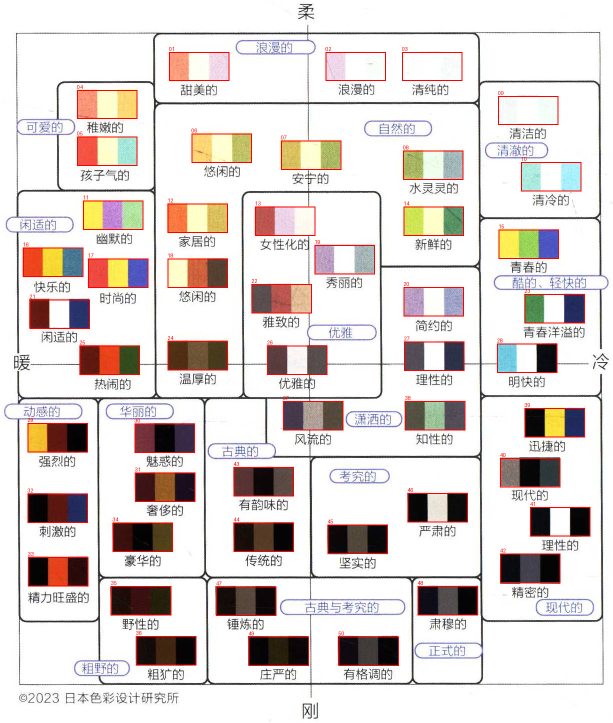
#> input picture prompts/color-knowledge/book-image-chart-palettes-v1.overlay.png, 1226 x 1446 px (shown at 1/2 size)
$ python style_budget.py ../../../prompts/color-knowledge/book-image-chart-palettes-v1.overlay.png   (older library calls are emulated)
#> lines starting #> are read from the running program, lines starting #| are printed output that depends on the picture; after the words box and inside, x2 and y2 are one past the last pixel; in counts of white or black regions, pixels touching at a corner belong together
# -*- coding: utf-8 -*-
"""线条预算 / 色彩预算分析：量化「平涂线稿」与「高细节厚涂」的差别。

对每张图统计：
  flat_ratio   局部梯度<0.02 的平坦像素占比（平涂色块比例，越高越"干净"）
  smooth_ratio 梯度 0.02~0.10（渐变/光斑过渡）
  edge_ratio   梯度 >0.20（硬边/线条）
  thin_frag / thin_mean_len  细线骨架碎片率 / 平均长度
  colors1k     色彩量化后使用的颜色数（16 灰阶级 × 3 通道）
  p50/p90/p99  梯度幅值分位
  comp_ratio   画面主体占比proxy：中心 50% 区域内的强边像素 / 全图强边像素
"""
import os
import sys
import cv2
import numpy as np


def analyze(path):
    img = cv2.imdecode(np.fromfile(path, np.uint8), cv2.IMREAD_COLOR)
    g = cv2.cvtColor(img, cv2.COLOR_BGR2GRAY).astype(np.float32)
    gx = cv2.Sobel(g, cv2.CV_32F, 1, 0, ksize=3)
    gy = cv2.Sobel(g, cv2.CV_32F, 0, 1, ksize=3)
    mag = np.sqrt(gx * gx + gy * gy)
    mag = mag / (mag.max() + 1e-9)
    total = mag.size
    p50, p90, p99 = np.percentile(mag, [50, 90, 99])

    thin = np.zeros(g.shape, np.uint8)
    strong = mag > 0.25
    ys, xs = np.nonzero(strong)
    ang = cv2.phase(gx, gy, angleInDegrees=True)
    for y, x in zip(ys, xs):
        a = ang[y, x] % 180
        if a < 22.5 or a >= 157.5:
            dy, dx = 0, 1
        elif 67.5 <= a < 112.5:
            dy, dx = 1, 0
        else:
            dy, dx = 1, 1
        v = mag[y, x]
        y1, y0 = min(y + dy, g.shape[0] - 1), max(y - dy, 0)
        x1, x0 = min(x + dx, g.shape[1] - 1), max(x - dx, 0)
        if v >= mag[y1, x1] and v >= mag[y0, x0]:
            thin[y, x] = 255
    num, _, stats, _ = cv2.connectedComponentsWithStats(thin, connectivity=8)
    sizes = stats[1:, cv2.CC_STAT_AREA] if num > 1 else np.array([1])

    q = (img // 16) * 16
    colors = len(np.unique(q.reshape(-1, 3), axis=0))
    h, w = g.shape
    inner = strong[h // 4:3 * h // 4, w // 4:3 * w // 4].sum()
    return dict(
        file=os.path.basename(path),
        kb=round(os.path.getsize(path) / 1024, 1),
        flat_ratio=float((mag < 0.02).mean()),
        smooth_ratio=float(((mag >= 0.02) & (mag <= 0.10)).mean()),
        edge_ratio=float((mag > 0.20).mean()),
        p50=p50, p90=p90, p99=p99,
        thin_frag=float((sizes < 5).sum() / max(sizes.size, 1)),
        thin_mean=float(sizes.mean()),
        colors=colors,
        center_edge_share=float(inner / max(strong.sum(), 1)),
    )


if __name__ == "__main__":
    paths = [p for p in sys.argv[1:] if not p.startswith("--")]
    out = None
    for t in sys.argv[1:]:
        if t.startswith("--out="):
            out = t.split("=", 1)[1]
    rows = [analyze(p) for p in paths]
#> in analyze, img is the input picture: shape (1446, 1226, 3); mean B, G, R 211, 213.6, 221.5
#> in analyze, `g = cv2.cvtColor(img, cv2.COLOR_BGR2GRAY).astype(np.float32)`:
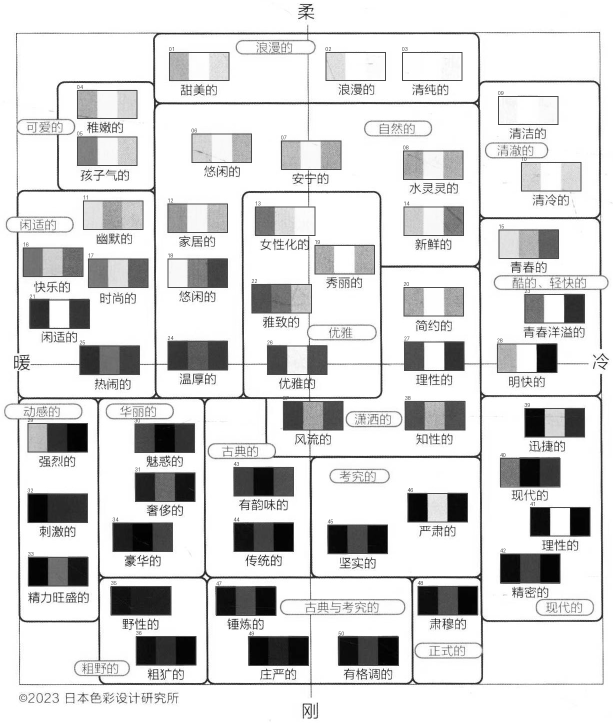
#> g: shape (1446, 1226) float32 (shown at 1/2 size); min 0, max 255, mean 215.6
#> in analyze, `gx = cv2.Sobel(g, cv2.CV_32F, 1, 0, ksize=3)`:
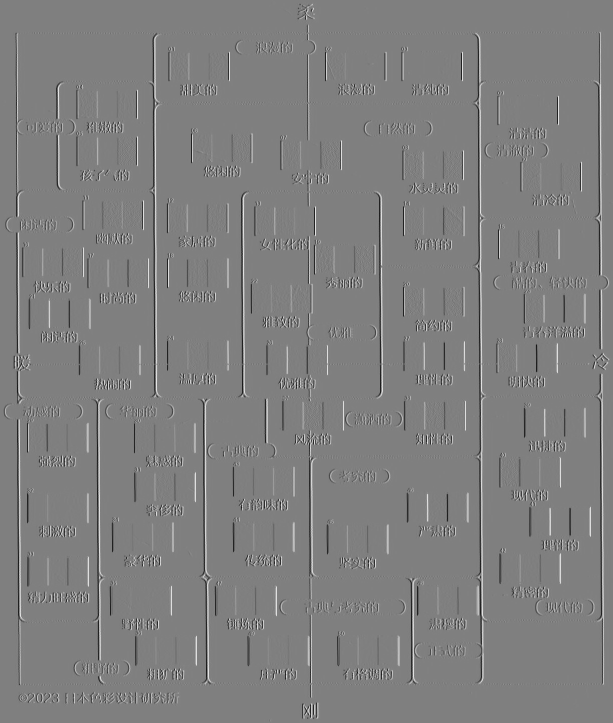
#> gx: shape (1446, 1226) float32 (shown at 1/2 size); min -956, max 952, mean 0; drawn with min black and max white
#> in analyze, `gy = cv2.Sobel(g, cv2.CV_32F, 0, 1, ksize=3)`:
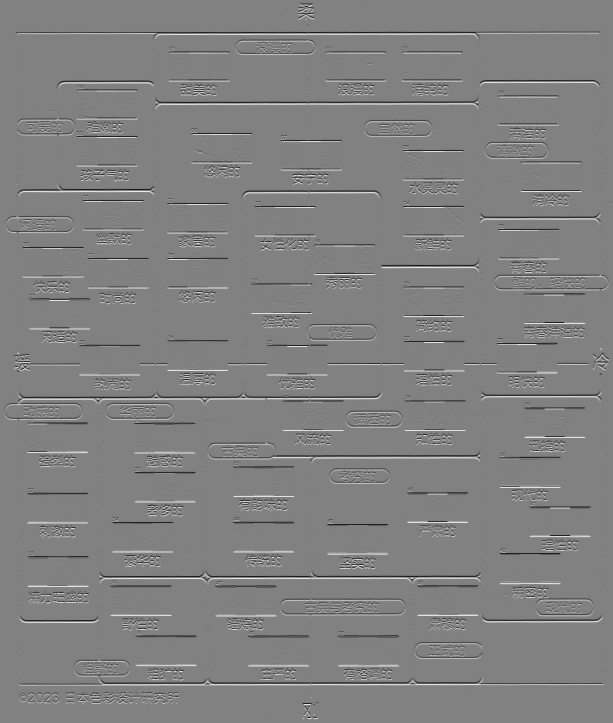
#> gy: shape (1446, 1226) float32 (shown at 1/2 size); min -931, max 908, mean 0; drawn with min black and max white
#> in analyze, `mag = np.sqrt(gx * gx + gy * gy)`:
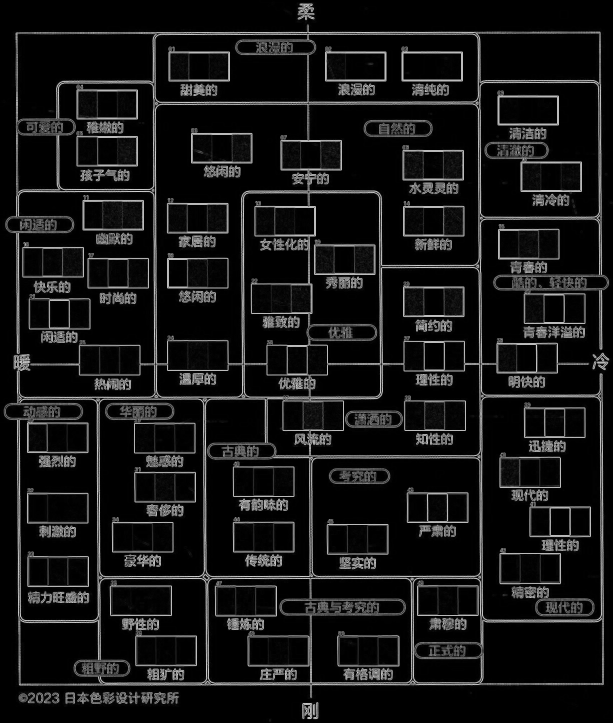
#> mag: shape (1446, 1226) float32 (shown at 1/2 size); min 0, max 956.9, mean 83.1; drawn with min black and max white
#> in analyze, `p50, p90, p99 = np.percentile(mag, [50, 90, 99])`: p50 = 0.00418; p90 = 0.399; p99 = 0.799
#> in analyze, `strong = mag > 0.25`:
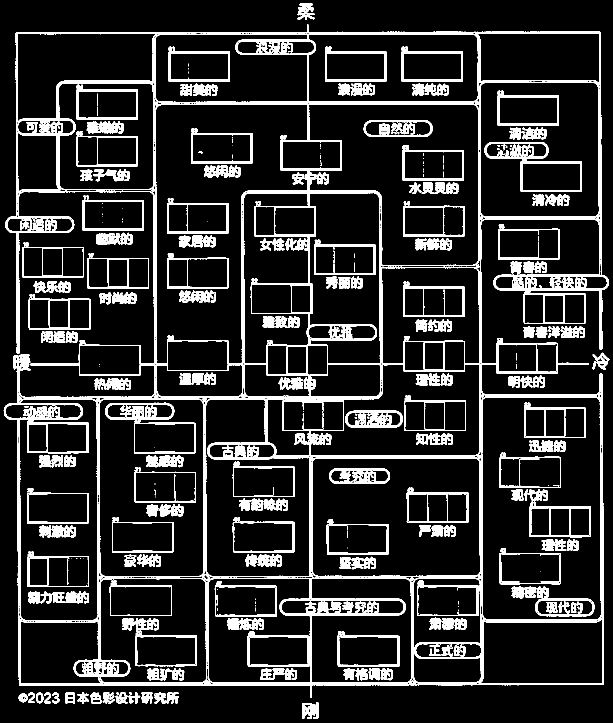
#> strong: shape (1446, 1226) bool (shown at 1/2 size); 13.1% white; 403 white regions (141 under 20 px), largest, box (x1, y1, x2, y2) and area: (7, 49, 1218, 1396) 107653, (969, 284, 1164, 384) 3146, (210, 805, 391, 907) 2710
#> in analyze, `ang = cv2.phase(gx, gy, angleInDegrees=True)`:
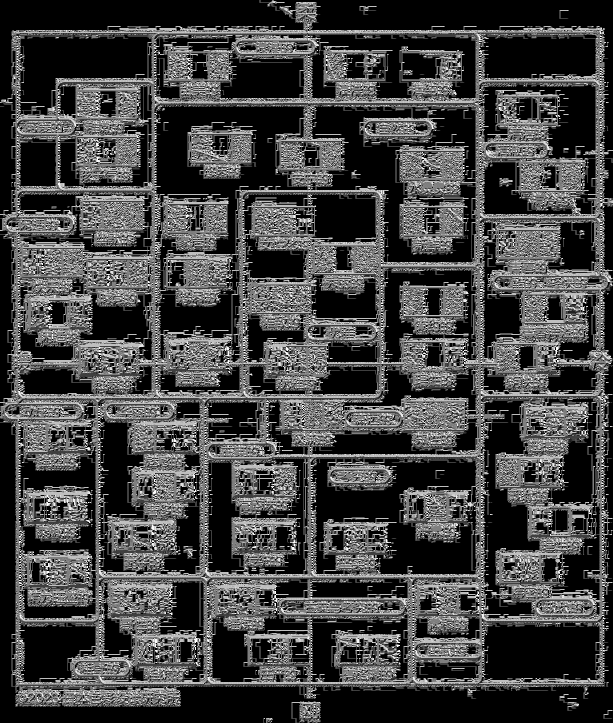
#> ang: shape (1446, 1226) float32 (shown at 1/2 size); min 0, max 359.9, mean 94.1; drawn with min black and max white
#> the loop in analyze, `for y, x in zip(ys, xs):` made 232856 passes
#> (y, x, a, dy, dx, v, y1, y0) on passes 1 to 12: (7, 600, 67.43, 1, 1, 0.449, 8, 6), (7, 601, 84.49, 1, 0, 0.62, 8, 6), (7, 602, 90.92, 1, 0, 0.714, 8, 6), (7, 603, 89.42, 1, 0, 0.72, 8, 6), (7, 604, 88.8, 1, 0, 0.698, 8, 6), (7, 605, 93.31, 1, 0, 0.669, 8, 6), (7, 606, 93.5, 1, 0, 0.633, 8, 6), (7, 607, 91.17, 1, 0, 0.613, 8, 6), (7, 608, 89.51, 1, 0, 0.607, 8, 6), (7, 609, 88.32, 1, 0, 0.607, 8, 6), (7, 610, 89.9, 1, 0, 0.618, 8, 6), (7, 611, 90.47, 1, 0, 0.641, 8, 6)
#> (a, dy, dx) on passes 61 to 66: (91.83, 1, 0), (91.67, 1, 0), (86.44, 1, 0), (88.94, 1, 0), (91.31, 1, 0), (91.4, 1, 0)
#> after the loop in analyze, `for y, x in zip(ys, xs):`:
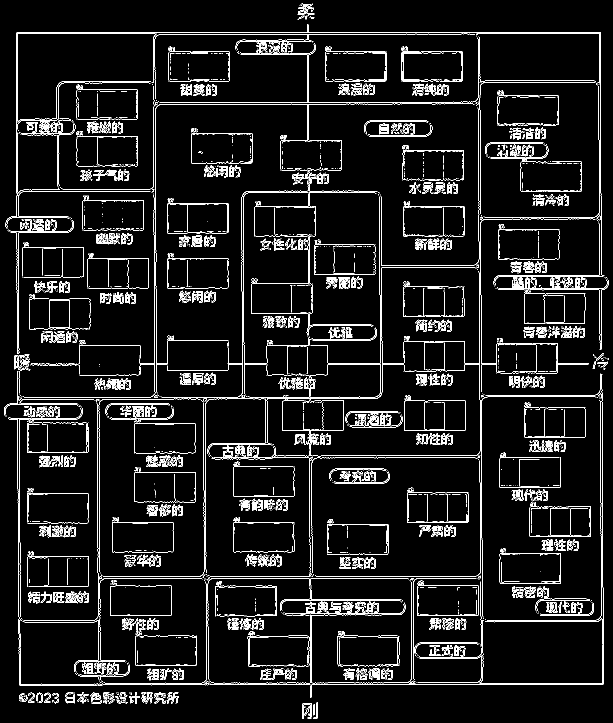
#> thin: shape (1446, 1226) (shown at 1/2 size); 6.3% white in thin lines or dots
#> in analyze, `num, _, stats, _ = cv2.connectedComponentsWithStats(thin, connectivity..`: num = 3272
#> in analyze, `sizes = stats[1:, cv2.CC_STAT_AREA] if num > 1 else np.array([1])`: sizes = 3271 values, max 3554 at index 19, min 1 at index 3, mean 34.26
#> in analyze, `colors = len(np.unique(q.reshape(-1, 3), axis=0))`: colors = 1360
#> in analyze, `inner = strong[h // 4:3 * h // 4, w // 4:3 * w // 4].sum()`: inner = 63897
#> rows = 1 item
    head = ["file", "kb", "flat_ratio", "smooth_ratio", "edge_ratio", "p50",
            "p90", "p99", "thin_frag", "thin_mean", "colors", "center_edge_share"]
    lines = [" | ".join(head)]
    for r in rows:
        lines.append(" | ".join(
            f"{r[k]:.4f}" if isinstance(r[k], float) and k not in ("kb",) else str(r[k])
            for k in head))
#> this loop made 1 pass
#> after the loop, lines = 2 items
    report = "\n".join(lines)
    print(report)
#| file | kb | flat_ratio | smooth_ratio | edge_ratio | p50 | p90 | p99 | thin_frag | thin_mean | colors | center_edge_share
#| book-image-chart-palettes-v1.overlay.png | 1191.7 | 0.7235 | 0.1074 | 0.1427 | 0.0042 | 0.3992 | 0.7995 | 0.4286 | 34.2559 | 1360 | 0.2744
    if out:
        open(out, "w", encoding="utf-8").write(report + "\n")
